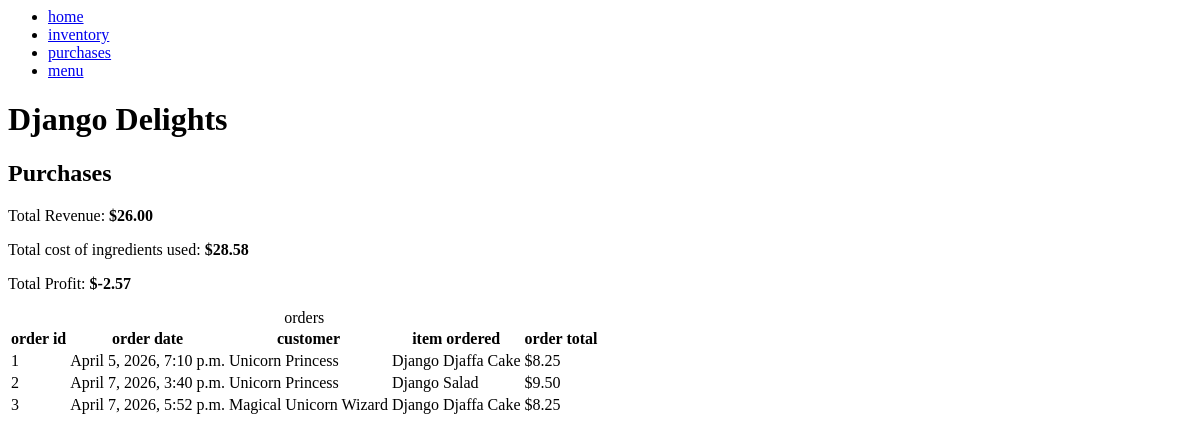
Before: /purchases/ with the older database file.
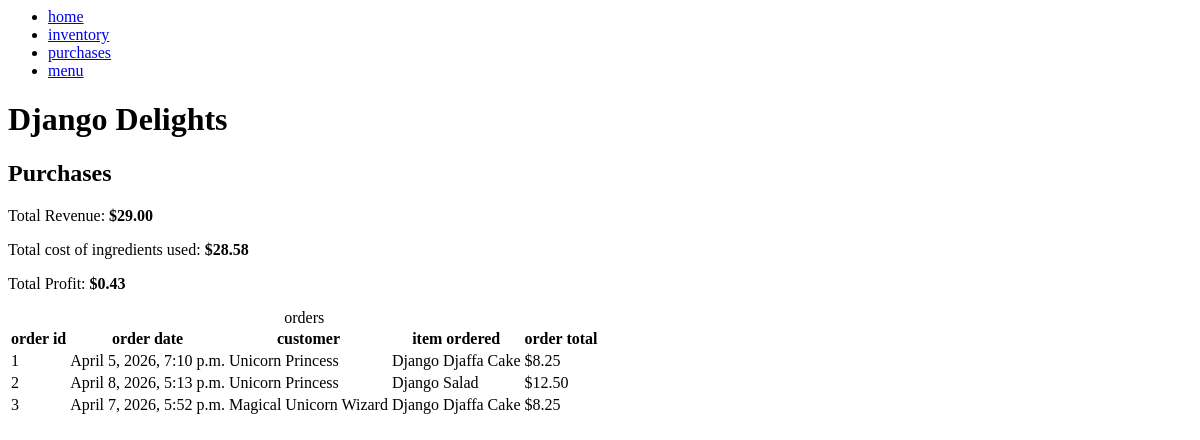
After: the same page with the newer database file.
### inventory/models.py (models this page shows)
class Order(models.Model):
    order_timestamp = models.DateTimeField(auto_now=True)
    customer_name = models.ForeignKey(Customer, on_delete=models.CASCADE)
    order_total = models.FloatField(validators=[MinValueValidator(0)])
    menu_item_name = models.ForeignKey(MenuItem, on_delete=models.CASCADE)

class Customer(models.Model):
    customer_name = models.CharField(max_length=200)
    customer_email = models.EmailField()
    def __str__(self):
        return self.customer_name

class MenuItem(models.Model):
    menu_item_name = models.CharField(max_length=200)
    menu_item_price = models.FloatField(validators=[MinValueValidator(0)])
    def __str__(self):
        return self.menu_item_name

### inventory/views.py (the view)
# urls.py: path('purchases/', views.Purchases.as_view(), name='purchases'),
class Purchases(ListView):
    model = Order
    context_object_name = 'purchases'
    template_name = 'inventory/purchases.html'
    def get_context_data(self, **kwargs):
        context = super().get_context_data(**kwargs)
        order_totals = self.get_queryset()
        sum_totals = sum([item.order_total for item in order_totals])
        context['total_orders_sum'] = sum_totals
        orders = self.get_queryset()
        ordered_items = [item.menu_item_name for item in orders]
        recipe_requirements = RecipeRequirement.objects.all()
        list_of_ingr_for_calc = []
        cost = 0
        for item in ordered_items:
            for ingr in recipe_requirements:
                if ingr.menu_item_name == item:
                    list_of_ingr_for_calc.append(
                        (ingr.ingredient_name, ingr.recipe_qty))
        for ingr in list_of_ingr_for_calc:
            ingr_name = ingr[0]
            ingr_qty_used = ingr[1]
            currIngr = Ingredient.objects.filter(ingredient_name=ingr_name)[0]
            cost += currIngr.ingredient_unit_price * ingr_qty_used
        context['ingr_used_cost'] = cost
        context['profit'] = sum_totals - cost
        return context

### inventory/models.py (called while the page is built)
    def __str__(self):
        return self.ingredient_name

### inventory/templates/inventory/purchases.html
{% extends 'inventory/base.html' %} {% block content %}
<h2>Purchases</h2>
<p>Total Revenue: <strong>${{ total_orders_sum|floatformat:2 }}</strong></p>
<p>
  Total cost of ingredients used:
  <strong>${{ ingr_used_cost|floatformat:2 }}</strong>
</p>
<p>Total Profit: <strong>${{ profit|floatformat:2 }}</strong></p>
<table>
  <caption>
    orders
  </caption>
  <thead>
    <tr>
      <th>order id</th>
      <th>order date</th>
      <th>customer</th>
      <th>item ordered</th>
      <th>order total</th>
    </tr>
  </thead>
  <tbody>
    {% for order in purchases %}
    <tr>
      <td>{{ order.id}}</td>
      <td>{{ order.order_timestamp}}</td>
      <td>{{ order.customer_name}}</td>
      <td>{{ order.menu_item_name}}</td>
      <td>${{ order.order_total|floatformat:2 }}</td>
    </tr>
    {% endfor %}
  </tbody>
</table>
{% endblock %}

Changed rows visible on the page:
changed Order "Django Salad": order_timestamp "April 7, 2026, 3:40 p.m." → "April 8, 2026, 5:13 p.m."; order_total "9.50" → "12.50"
Other visible differences:
{{ total_orders_sum|floatformat:2 }}: "26.00" → "29.00"
{{ profit|floatformat:2 }}: "-2.57" → "0.43"
